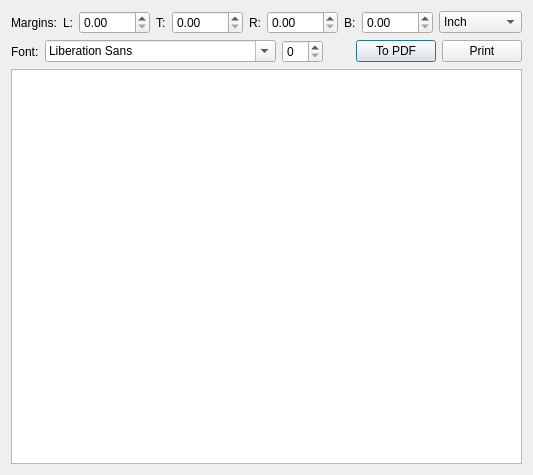
<?xml version="1.0" encoding="UTF-8"?>
<ui version="4.0">
 <class>PrintPreviewDialog</class>
 <widget class="QDialog" name="PrintPreviewDialog">
  <property name="geometry">
   <rect>
    <x>0</x>
    <y>0</y>
    <width>493</width>
    <height>475</height>
   </rect>
  </property>
  <property name="windowTitle">
   <string>softProjector Print Dialog</string>
  </property>
  <property name="windowIcon">
   <iconset resource="../softprojector.qrc">
    <normaloff>:/icons/icons/print.png</normaloff>:/icons/icons/print.png</iconset>
  </property>
  <layout class="QGridLayout" name="gridLayout">
   <item row="0" column="0">
    <layout class="QHBoxLayout" name="horizontalLayout_2">
     <item>
      <widget class="QLabel" name="label_2">
       <property name="text">
        <string>Margins:</string>
       </property>
      </widget>
     </item>
     <item>
      <widget class="QLabel" name="label_5">
       <property name="toolTip">
        <string>Left Margin</string>
       </property>
       <property name="text">
        <string>L:</string>
       </property>
      </widget>
     </item>
     <item>
      <widget class="QDoubleSpinBox" name="doubleSpinBoxLeft">
       <property name="decimals">
        <number>2</number>
       </property>
       <property name="maximum">
        <double>1000.000000000000000</double>
       </property>
      </widget>
     </item>
     <item>
      <widget class="QLabel" name="label_4">
       <property name="toolTip">
        <string>Top Margin</string>
       </property>
       <property name="text">
        <string>T:</string>
       </property>
      </widget>
     </item>
     <item>
      <widget class="QDoubleSpinBox" name="doubleSpinBoxTop">
       <property name="maximum">
        <double>1000.000000000000000</double>
       </property>
      </widget>
     </item>
     <item>
      <widget class="QLabel" name="label_6">
       <property name="toolTip">
        <string>Right Margin</string>
       </property>
       <property name="text">
        <string>R:</string>
       </property>
      </widget>
     </item>
     <item>
      <widget class="QDoubleSpinBox" name="doubleSpinBoxRight">
       <property name="maximum">
        <double>1000.000000000000000</double>
       </property>
      </widget>
     </item>
     <item>
      <widget class="QLabel" name="label_7">
       <property name="toolTip">
        <string>Bottom Margin</string>
       </property>
       <property name="text">
        <string>B:</string>
       </property>
      </widget>
     </item>
     <item>
      <widget class="QDoubleSpinBox" name="doubleSpinBoxBottom">
       <property name="maximum">
        <double>1000.000000000000000</double>
       </property>
      </widget>
     </item>
     <item>
      <widget class="QComboBox" name="comboBox">
       <item>
        <property name="text">
         <string>Inch</string>
        </property>
       </item>
       <item>
        <property name="text">
         <string>Millimeter</string>
        </property>
       </item>
       <item>
        <property name="text">
         <string>Pixel</string>
        </property>
       </item>
       <item>
        <property name="text">
         <string>Point</string>
        </property>
       </item>
      </widget>
     </item>
     <item>
      <spacer name="horizontalSpacer_2">
       <property name="orientation">
        <enum>Qt::Horizontal</enum>
       </property>
       <property name="sizeHint" stdset="0">
        <size>
         <width>40</width>
         <height>20</height>
        </size>
       </property>
      </spacer>
     </item>
    </layout>
   </item>
   <item row="1" column="0">
    <layout class="QHBoxLayout" name="horizontalLayout">
     <item>
      <widget class="QLabel" name="label">
       <property name="text">
        <string>Font:</string>
       </property>
      </widget>
     </item>
     <item>
      <widget class="QFontComboBox" name="fontComboBox"/>
     </item>
     <item>
      <widget class="QSpinBox" name="spinBoxFontSize"/>
     </item>
     <item>
      <spacer name="horizontalSpacer">
       <property name="orientation">
        <enum>Qt::Horizontal</enum>
       </property>
       <property name="sizeHint" stdset="0">
        <size>
         <width>40</width>
         <height>20</height>
        </size>
       </property>
      </spacer>
     </item>
     <item>
      <widget class="QPushButton" name="pushButtonPDF">
       <property name="text">
        <string>To PDF</string>
       </property>
      </widget>
     </item>
     <item>
      <widget class="QPushButton" name="pushButtonPrint">
       <property name="text">
        <string>Print</string>
       </property>
      </widget>
     </item>
    </layout>
   </item>
   <item row="2" column="0">
    <widget class="QTextEdit" name="textEdit"/>
   </item>
  </layout>
 </widget>
 <resources>
  <include location="../softprojector.qrc"/>
 </resources>
 <connections/>
</ui>
